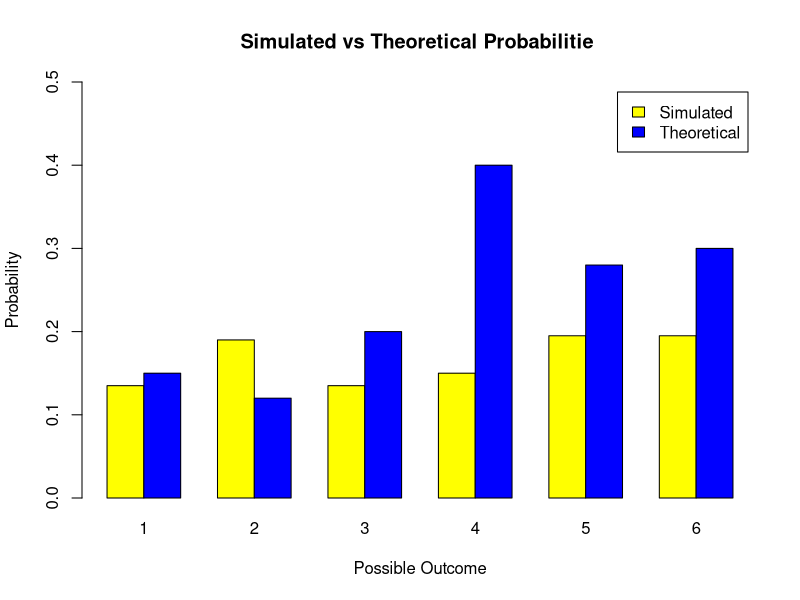

This chart was generated by the following R code:
n_simulations <- 200

die_rolls <- sample(1:6, n_simulations, replace = TRUE)

probabilities <- table(die_rolls) / n_simulations

new_theoretical_probs <- c(0.15, 0.12, 0.2, 0.4, 0.28, 0.3)

# Plotting the results with new theoretical probabilities
barplot(rbind(probabilities, new_theoretical_probs),
        beside = TRUE, names.arg = 1:6, col = c("yellow", "blue"),
        legend.text = c("Simulated", "Theoretical"),
        main = "Simulated vs Theoretical Probabilitie ",
        ylab = "Probability", ylim = c(0, 0.5),
        xlab = "Possible Outcome")
